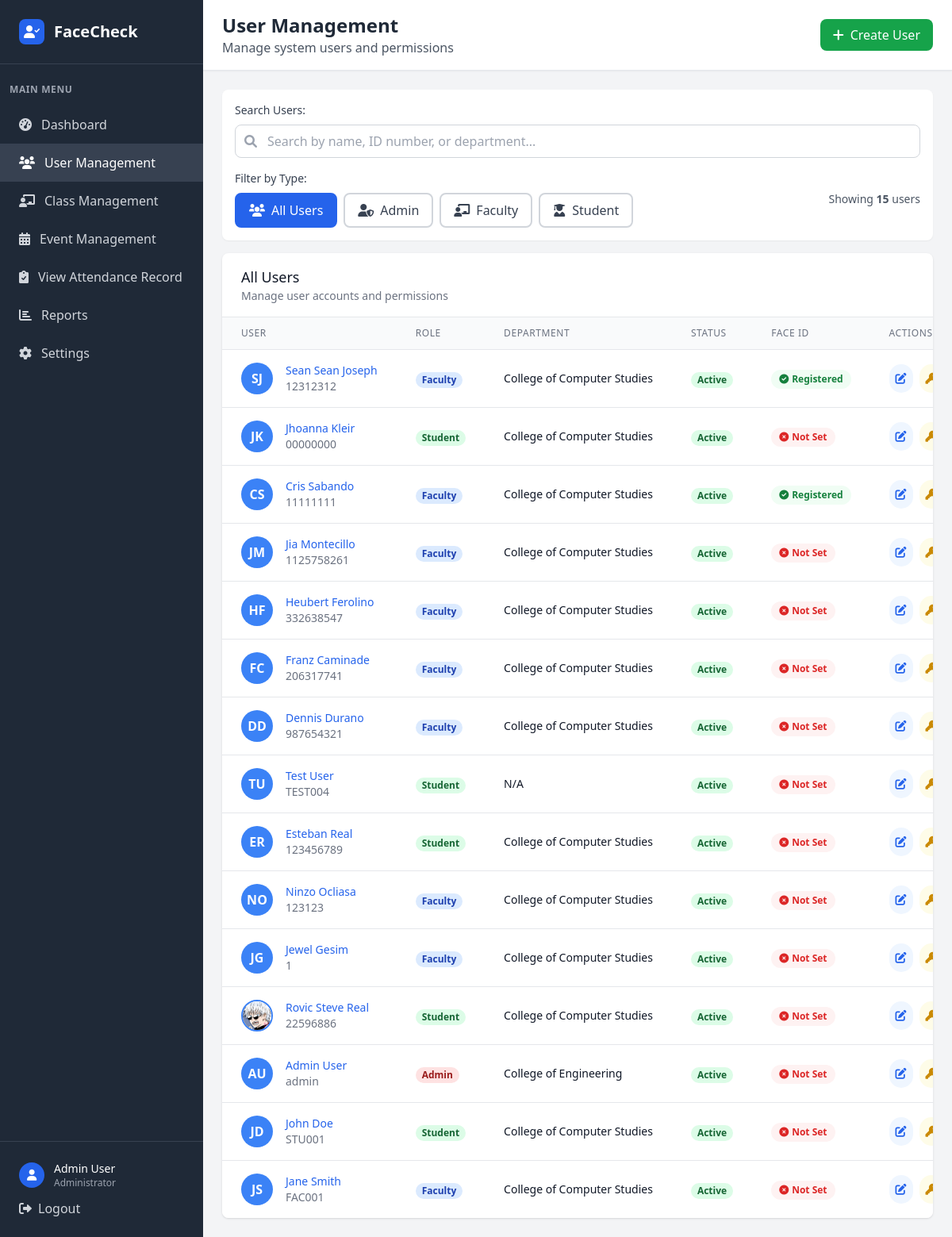
Before: /admin/users (signed in) with the older database file.
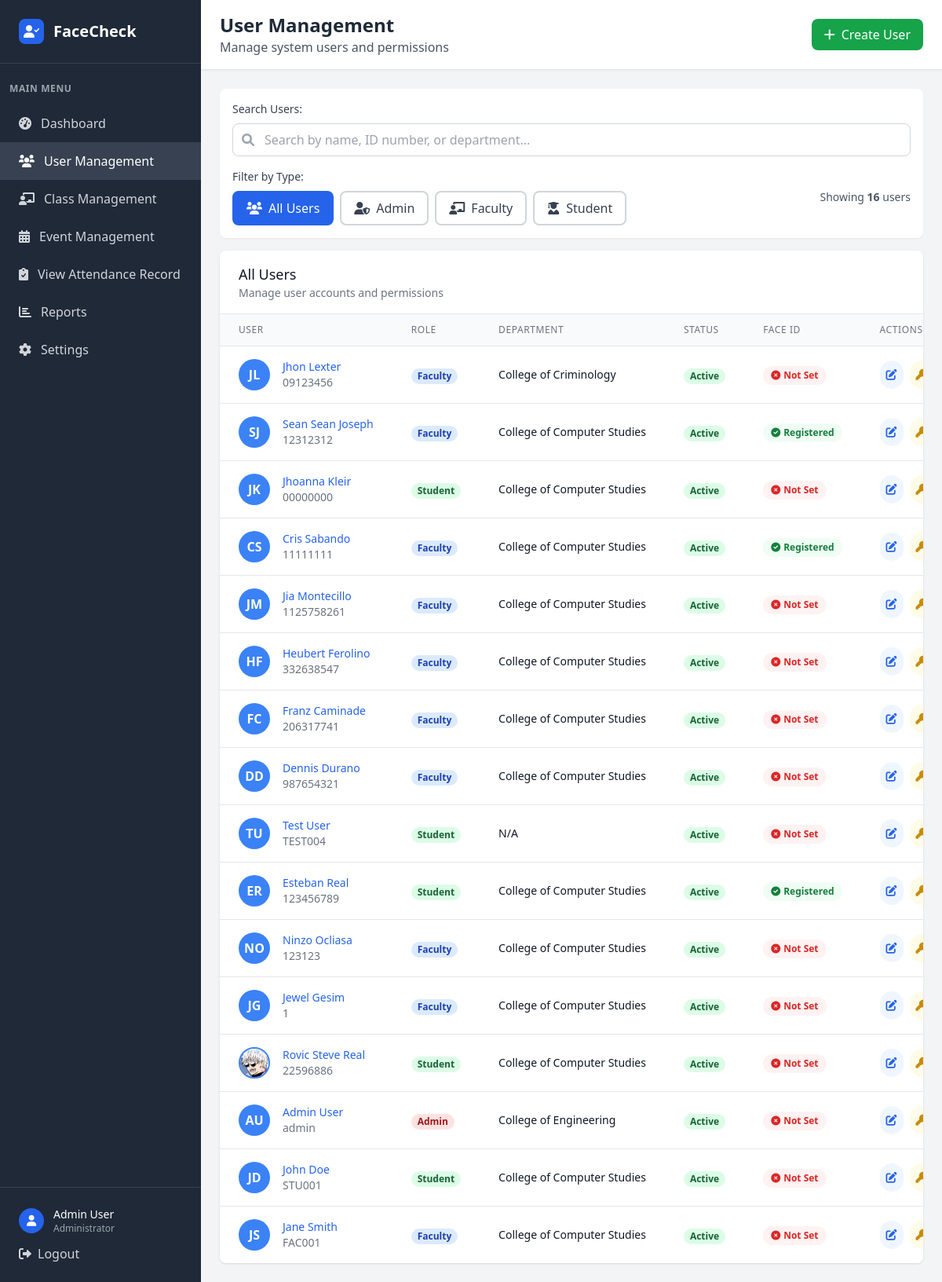
After: the same page with the newer database file.
### tables this page shows
CREATE TABLE faculty (
            faculty_id INTEGER PRIMARY KEY AUTOINCREMENT,
            position VARCHAR(30) NOT NULL,
            user_id INTEGER NOT NULL, attendance_image VARCHAR(255),
            FOREIGN KEY (user_id) REFERENCES user(user_id)
        );

CREATE TABLE user (
            user_id INTEGER PRIMARY KEY AUTOINCREMENT,
            idno VARCHAR(20) NOT NULL UNIQUE,
            firstname VARCHAR(50) NOT NULL,
            lastname VARCHAR(50) NOT NULL,
            role VARCHAR(10) NOT NULL CHECK (role IN ('admin', 'faculty', 'student')),
            password VARCHAR(255) NOT NULL,
            created_at DATETIME DEFAULT CURRENT_TIMESTAMP,
            is_active BOOLEAN DEFAULT 1,
            dept_id INTEGER,
            FOREIGN KEY (dept_id) REFERENCES department(dept_id)
        );

CREATE TABLE department (
            dept_id INTEGER PRIMARY KEY AUTOINCREMENT,
            dept_name VARCHAR(50) NOT NULL
        );

CREATE TABLE student (
            student_id INTEGER PRIMARY KEY AUTOINCREMENT,
            year_level VARCHAR(20) NOT NULL,
            attendance_image VARCHAR(255),
            course_id INTEGER,
            user_id INTEGER NOT NULL, profile_picture VARCHAR(255),
            FOREIGN KEY (course_id) REFERENCES course(course_id),
            FOREIGN KEY (user_id) REFERENCES user(user_id)
        );

### app.py (the view)
@app.route('/admin/users')
def admin_users():
    if 'user_id' not in session or session['role'] != 'admin':
        return redirect(url_for('login'))
    conn = get_db_connection()
    users = conn.execute('''
        SELECT u.*,
               d.dept_name,
               s.profile_picture,
               s.attendance_image AS student_attendance_image,
               f.attendance_image AS faculty_attendance_image,
               CASE WHEN s.student_id IS NOT NULL THEN 'Student'
                    WHEN f.faculty_id IS NOT NULL THEN 'Faculty'
                    ELSE 'Admin' END as user_type,
               CASE
                    WHEN u.role = 'student' AND s.attendance_image IS NOT NULL THEN 1
                    WHEN u.role = 'faculty' AND f.attendance_image IS NOT NULL THEN 1
                    ELSE 0
               END AS face_registered
        FROM user u
        LEFT JOIN department d ON u.dept_id = d.dept_id
        LEFT JOIN student s ON u.user_id = s.user_id
        LEFT JOIN faculty f ON u.user_id = f.user_id
        ORDER BY u.created_at DESC
    ''').fetchall()
    departments = conn.execute('SELECT * FROM department ORDER BY dept_name').fetchall()
    courses = conn.execute('SELECT * FROM course ORDER BY course_name').fetchall()
    conn.close()
    return render_template('admin_users.html', users=users, departments=departments, courses=courses)

### app.py (called while the page is built)
def get_db_connection():
    try:
        conn = sqlite3.connect('facecheck.db', timeout=30.0)
        conn.row_factory = sqlite3.Row
        conn.execute('PRAGMA foreign_keys = ON')
        try:
            cur = conn.cursor()
            cur.execute("PRAGMA table_info(faculty)")
            columns = [row[1] for row in cur.fetchall()]
            if 'attendance_image' not in columns:
                cur.execute("ALTER TABLE faculty ADD COLUMN attendance_image VARCHAR(255)")
                conn.commit()
        except Exception:
            pass
        return conn
    except sqlite3.Error as e:
        print(f"Database connection error: {e}")
        raise

### templates/admin_users.html (shortened to what the changed rows need)
<!DOCTYPE html>
<html lang="en">
<head>
    <script src="https://cdn.tailwindcss.com"></script>
    <link href="https://cdnjs.cloudflare.com/ajax/libs/font-awesome/6.0.0/css/all.min.css" rel="stylesheet">
</head>
<body class="bg-gray-100 overflow-hidden h-screen">
    <div class="flex h-screen">
        <div class="w-64 bg-gray-800 text-white">
            <div class="p-6 border-b border-gray-700">
                <div class="flex items-center">
                    <h1 class="text-xl font-bold">FaceCheck</h1>
                </div>
            </div>
        </div>
        <div class="flex-1 flex flex-col overflow-hidden">
            <header class="bg-white shadow-sm border-b border-gray-200">
                <div class="px-6 py-4">
                    <div class="flex items-center justify-between">
                        <div>
                            <h2 class="text-2xl font-bold text-gray-800">User Management</h2>
                        </div>
                    </div>
                </div>
            </header>
            <main class="flex-1 overflow-y-auto p-6">
                <div class="bg-white rounded-lg shadow-sm p-4 mb-4">
                    <div class="space-y-4">
                    <div class="flex items-center justify-between flex-wrap gap-4">
                        <div class="text-sm text-gray-600">
                            Showing <span id="userCount" class="font-semibold">{{ users|length }}</span> users
                            </div>
                        </div>
                    </div>
                </div>
                <div class="bg-white rounded-lg shadow overflow-hidden">
                    <div class="overflow-x-auto">
                        <table class="min-w-full divide-y divide-gray-200">
                            <thead class="bg-gray-50">
                                <tr>
                                    <th class="px-6 py-3 text-left text-xs font-medium text-gray-500 uppercase tracking-wider">User</th>
                                    <th class="px-6 py-3 text-left text-xs font-medium text-gray-500 uppercase tracking-wider">Role</th>
                                    <th class="px-6 py-3 text-left text-xs font-medium text-gray-500 uppercase tracking-wider">Department</th>
                                    <th class="px-6 py-3 text-left text-xs font-medium text-gray-500 uppercase tracking-wider">Status</th>
                                    <th class="px-6 py-3 text-left text-xs font-medium text-gray-500 uppercase tracking-wider">Face ID</th>
                                    <th class="px-6 py-3 text-left text-xs font-medium text-gray-500 uppercase tracking-wider">Actions</th>
                                </tr>
                            </thead>
                            <tbody class="bg-white divide-y divide-gray-200" id="usersTableBody">
                                {% for user in users %}
                                <tr class="hover:bg-gray-50 user-row"
                                    data-role="{{ user.role }}"
                                    data-name="{{ (user.firstname + ' ' + user.lastname)|lower }}"
                                    data-idno="{{ user.idno|lower }}"
                                    data-department="{{ (user.dept_name or '')|lower }}">
                                    <td class="px-6 py-4 whitespace-nowrap">
                                        <button type="button" onclick="showUserProfile({{ user.user_id }})" class="flex items-center w-full text-left hover:opacity-80 transition">
                                            <div class="flex-shrink-0 h-10 w-10">
                                                {% if user.role == 'student' and user.profile_picture %}
                                                <img src="{{ url_for('static', filename='profile_pictures/' + user.profile_picture) }}"
                                                     alt="{{ user.firstname }} {{ user.lastname }}"
                                                     class="h-10 w-10 rounded-full object-cover border-2 border-blue-500"
                                                     onerror="this.onerror=null; this.style.display='none'; this.nextElementSibling.style.display='flex';">
                                                {% else %}
                                                <div class="h-10 w-10 rounded-full bg-blue-500 flex items-center justify-center text-white font-bold">
                                                    {{ user.firstname[0] }}{{ user.lastname[0] }}
                                                </div>
                                                {% endif %}
                                            </div>
                                            <div class="ml-4">
                                                <div class="text-sm font-medium text-blue-600 hover:text-blue-800">{{ user.firstname }} {{ user.lastname }}</div>
                                                <div class="text-sm text-gray-500">{{ user.idno }}</div>
                                            </div>
                                        </button>
                                    </td>
                                    <td class="px-6 py-4 whitespace-nowrap">
                                        <span class="px-2 inline-flex text-xs leading-5 font-semibold rounded-full
                                            {% if user.role == 'admin' %}bg-red-100 text-red-800
                                            {% elif user.role == 'faculty' %}bg-blue-100 text-blue-800
                                            {% else %}bg-green-100 text-green-800{% endif %}">
                                            {{ user.role.title() }}
                                        </span>
                                    </td>
                                    <td class="px-6 py-4 whitespace-nowrap text-sm text-gray-900">
                                        {{ user.dept_name or 'N/A' }}
                                    </td>
                                    <td class="px-6 py-4 whitespace-nowrap">
                                        <span class="px-2 inline-flex text-xs leading-5 font-semibold rounded-full
                                            {% if user.is_active %}bg-green-100 text-green-800{% else %}bg-red-100 text-red-800{% endif %}">
                                            {% if user.is_active %}Active{% else %}Inactive{% endif %}
                                        </span>
                                    </td>
                                    <td class="px-6 py-4 whitespace-nowrap">
                                        {% if user.face_registered %}
                                        <span class="inline-flex items-center px-2.5 py-1 rounded-full text-xs font-semibold bg-green-50 text-green-700">
                                            <i class="fas fa-check-circle mr-1"></i>
                                            Registered
                                        </span>
                                        {% else %}
                                        <span class="inline-flex items-center px-2.5 py-1 rounded-full text-xs font-semibold bg-red-50 text-red-600">
                                            <i class="fas fa-times-circle mr-1"></i>
                                            Not Set
                                        </span>
                                        {% endif %}
                                    </td>
                                    <td class="px-6 py-4 whitespace-nowrap text-sm font-medium">
                                        <div class="flex items-center space-x-2">
                                            <a href="{{ url_for('edit_user', user_id=user.user_id) }}" class="p-2 rounded-full bg-blue-50 text-blue-600 hover:bg-blue-100 transition" title="Edit User">
                                                <i class="fas fa-edit"></i>
                                            </a>
                                            <button data-user-id="{{ user.user_id }}" data-user-name="{{ user.firstname|e }} {{ user.lastname|e }}" onclick="openResetModal(this.dataset.userId, this.dataset.userName)" class="p-2 rounded-full bg-yellow-50 text-yellow-600 hover:bg-yellow-100 transition" title="Reset Password">
                                                <i class="fas fa-key"></i>
                                            </button>
                                        </div>
                                    </td>
                                </tr>
                                {% endfor %}
                            </tbody>
                        </table>
                    </div>
                </div>
            </main>
        </div>
    </div>
</body>
</html>

Changed rows visible on the page:
no longer on this page (row unchanged): user: firstname "E", lastname "R", firstname "Esteban", lastname "Real", idno "123456789", role "Student", dept_name "College of Computer Studies", is_active "Active", shows "Not Set"
added user: firstname "J", lastname "L", firstname "Jhon", lastname "Lexter", idno "09123456", role "Faculty", dept_name "College of Criminology", is_active "Active", shows "Not Set"
now on this page (row edited): student: firstname "E", lastname "R", firstname "Esteban", lastname "Real", idno "123456789", role "Student", dept_name "College of Computer Studies", shows "Registered"
Other visible differences:
{{ users|length }}: "15" → "16"
